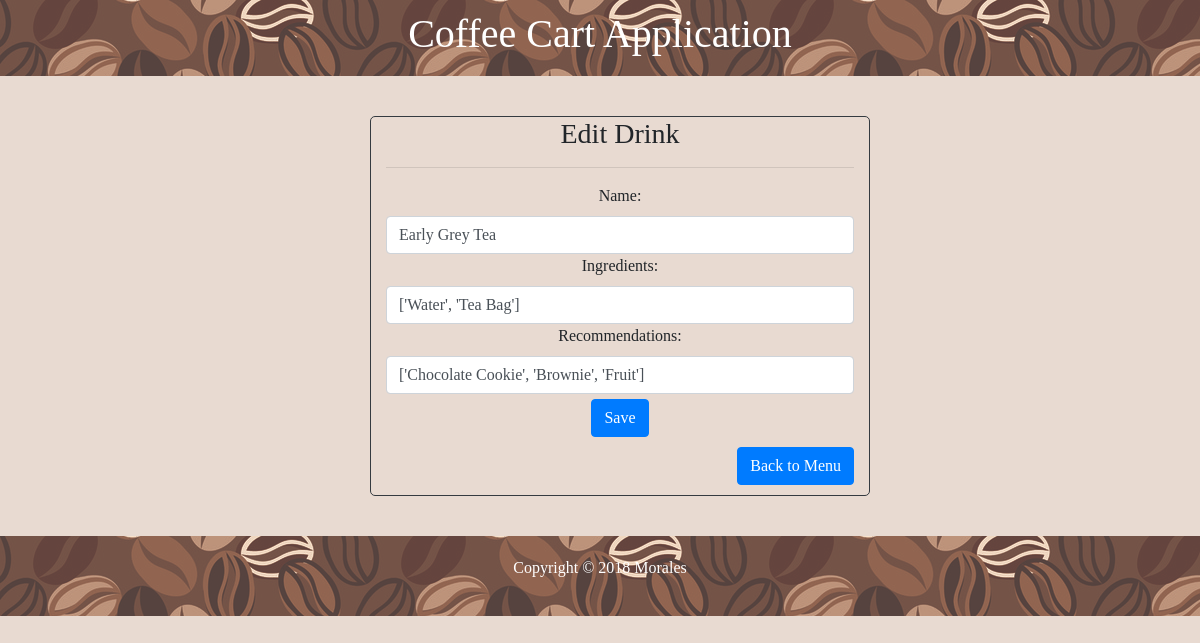
The page /cart/edit_item/Early Grey Tea on the database its author committed.
### cart/models.py (models this page shows, shortened)
class Drinks(models.Model):
	name = models.CharField(max_length=40)
	ingredients = models.TextField()
	recommendations = models.TextField()

### cart/views.py (the view)
# urls.py: path('edit_item/<name>', views.edit_item, name='edit_item'),
def edit_item(request, name):
	if Drinks.objects.filter(name=name).count() == 1:
		item = Drinks.objects.get(name=name)
		url = 'cart/add_drink.html'
	elif Snacks.objects.filter(name=name).count() == 1:
		item = Snacks.objects.get(name=name)
		url = 'cart/add_snack.html'
	name = item.name
	ingredients = item.ingredients
	recs = item.recommendations
	form = ItemForm(initial={"name":name, "ingredients": ingredients, "recommendations": recs })
	context = {'form': form, 'action': 'Edit', 'button_action': 'Save'}
	return render(request, url, context)

### cart/forms.py
class ItemForm(forms.Form):
	name = forms.CharField(max_length=40,
        widget=forms.TextInput(attrs={'class' : 'form-control', 'placeholder' : 'Name'}))
	ingredients = forms.CharField(widget=forms.TextInput(attrs={'class' : 'form-control', 'placeholder' : 'Ex: ["Milk", "Sugar", "Eggs"]'}))
	recommendations = forms.CharField(widget=forms.TextInput(attrs={'class' : 'form-control', 'placeholder' : 'Ex: ["Muffin", "Cookie"]'}))

### cart/templates/cart/add_drink.html (shortened to what this page needs)
{% load static %}
<!DOCTYPE html>
<html>
<head>
    <link href="{% static 'cart/bootstrap.css' %}" rel="stylesheet">
    <link href="{% static 'cart/bootstrap.min.css' %}" rel="stylesheet">
    <link href="{% static 'cart/bootstrap-grid.css' %}" rel="stylesheet">
    <link href="{% static 'cart/bootstrap-grid.min.css' %}" rel="stylesheet">
    <link href="{% static 'cart/bootstrap-reboot.css' %}" rel="stylesheet">
    <link href="{% static 'cart/style.css' %}" rel="stylesheet">
</head>
<body>
  <header>
    <h1 id='main_header'>Coffee Cart Application</h1>
  </header>
  <div align="center">
      <div id = "content" class="col-md-5 border border-dark">
          <h3>{{action}} Drink</h3>
          <hr>
        <form class="form-signin" method="POST" action="{% url 'add_drink' %}">
          {{form}}
          <button id="add" class="btn btn-primary" type="submit">{{button_action}}</button>
        </form>
        <div align="right">
            <a href="{% url 'index' %}" class="btn btn-primary">Back to Menu</a>
        </div>
      </div>
    </div>
    <footer id="main-footer">
      <p>Copyright &copy; 2018 Morales</p>
    </footer>
</body>
</html>

### cart/static/cart/style.css (style rules this page uses)
header { margin-bottom: 40px; padding: 10px; background-image: url(coffee_bean_3.jpg); font-weight: bold; }
body { background-color: #e8dad1; font-family: garamond; }
div { outline-color: black; border-radius: 5px; }
#main_header { text-align: center; color: white; }
.items, .btn { margin-bottom: 10px; }
#content { margin-left: 40px; }
h3 { text-align: center; }
.btn { text-align: right; }
#main-footer { text-align: center; padding: 20px; margin-top: 40px; background-image: url(coffee_bean_3.jpg); color: white; }
#add { margin-top: 5px; }

### rows shown on the page
Drinks: name "Early Grey Tea", ingredients "['Water', 'Tea Bag']", recommendations "['Chocolate Cookie', 'Brownie', 'Fruit']"

### other values the page prints
{{ action }} "Edit"
{{ button_action }} "Save"
